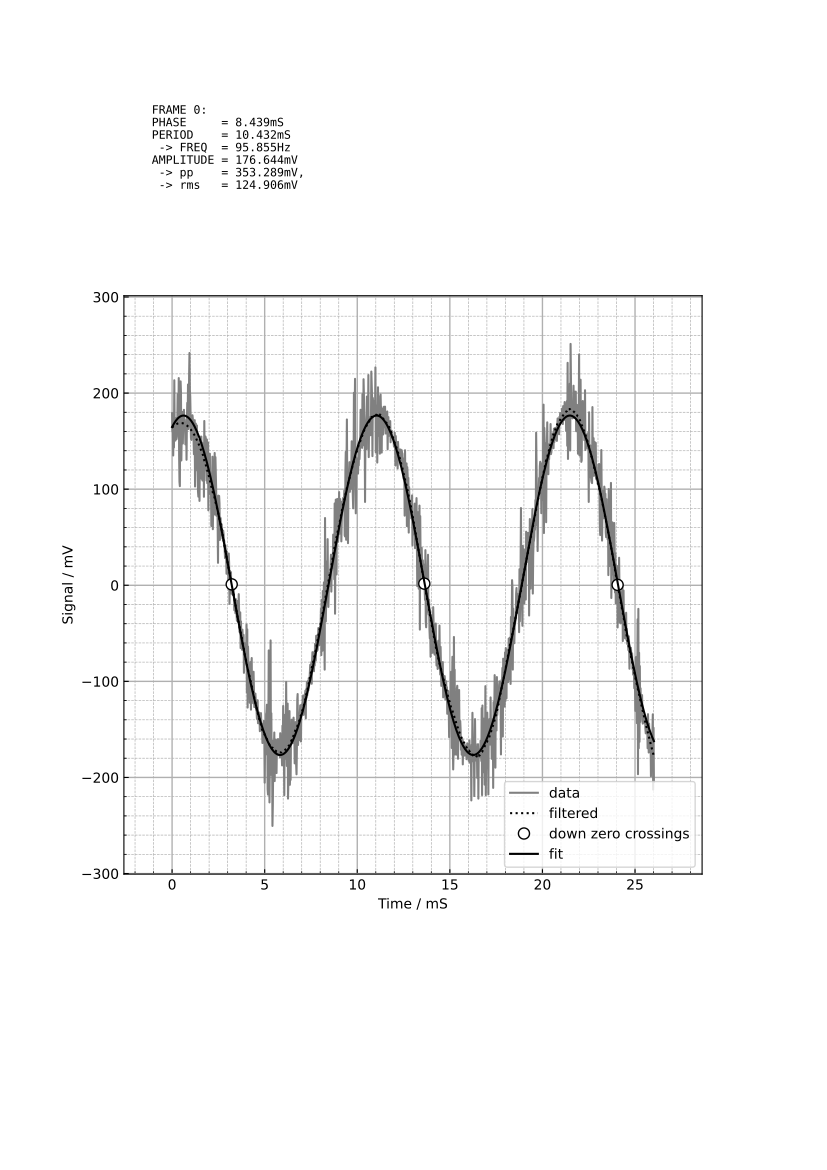

Write Python code to recreate this figure.
#!/usr/bin/python3
# file: script.py
# author: Roch Schanen
# date: 2024 06 21
# content:
# repository:

# from package: "https://scipy.org/"
from scipy.optimize import curve_fit as fit

# from local modules
from figlib import Document, stdFig, headerText, fEng
from ielib import displayFileSize, importCSV
from numpy import zeros, mean

#####################################################################
#                                                     OPEN DOCUMENT #
#####################################################################

D = Document()
D.opendocument("./script.pdf")

#####################################################################
#                                              IMPORT FULL DATA SET #
#####################################################################

fp = {
    "large"     : "./Recording 3.csv",
    "small"     : "./Recording 0.csv",
    "medium"    : "./Recording 1.csv",
    }["large"]
displayFileSize(fp)
DATA = importCSV(fp)
# maximum vector length
DATA_PTS = DATA[:,0].size

#####################################################################
#                                                GENERAL PARAMETERS #
#####################################################################

# the time interval must be fixed
TIME_INTERVAL = DATA[1, 0] - DATA[0, 0]
# estimated signal frequency in Hertz
APPROX_FREQ   = 96
# compute an approximate two and a half time the period length
FRAME_LENGTH = int(2.50 / APPROX_FREQ / TIME_INTERVAL)
# display
print(f"""
interval = {fEng(TIME_INTERVAL)}S 
approximate frequency = {fEng(APPROX_FREQ)}Hz
frame 0 length = {fEng(FRAME_LENGTH)}
""")

# initialise frame index
FRAME_NUMBER = 0

#####################################################################
#                                                FRAME 0 PARAMETERS #
#####################################################################

wp, ww = 0, FRAME_LENGTH

# select data
T, X = DATA[wp:wp+ww, 0] - DATA[wp, 0], DATA[wp:wp+ww, 1]

#####################################################################
#                                                      PLOT FRAME 0 #
#####################################################################

# plot raw data
fg, ax = stdFig(
    f"FRAME{FRAME_NUMBER}",
    T, "S", "Time", 
    X, "V", "Signal")

#####################################################################
#                                                       FIT FRAME 0 #
#####################################################################

# define fitting function
def ff(t, p, w, h):
    from numpy import pi, sin
    x = 2*pi*(t-p)/w
    y = h*sin(x)
    return y
# compute running average to help find signal zeros using a
# Savitzky-Golay filter: second degree polynomial fit over
# a quarter of the period length. See documentation at
# "https://docs.scipy.org/doc/scipy/reference/...
# ...generated/scipy.signal.savgol_filter.html"
from scipy.signal import savgol_filter
# trial and error filters:
Y = savgol_filter(X, int(FRAME_LENGTH / 2.5 / 4), 2)
ax.plot(T*fg.scx, Y*fg.scy, ":k")
# find the down zero crossings
I = Y > 0
J = (I[:-1] & ~I[1:]).nonzero()[0]
ax.plot(T[J]*fg.scx, Y[J]*fg.scy,
    'ko', markerfacecolor = 'white', markersize = 8)
# collect the first two zeros only
i1, i2 = J[0], J[1]
# estimate the numbers of cylces in the data set
DATA_CYCLES = DATA_PTS // (i2-i1)
# compute pre-fitting parameters:
t1, t2 = T[i1], T[i2]       # time positions [S]
m1, m2 = min(Y), max(Y)     # signal extrema [V]
# centre position, period, and amplitude
P = [(t1+t2)/2.0, t2-t1, (m2-m1)/2]
# fit one single cycle
P, C = fit(ff, T, X, p0 = P)
ax.plot(T*fg.scx, ff(T, *P)*fg.scy, "-k")

#####################################################################
#                                                    EXPORT FRAME 0 #
#####################################################################

# extract parameters
p, w, h = P
# print header
def header():
    from numpy import sqrt
    return headerText(fg, f"""
    FRAME {FRAME_NUMBER}:
    PHASE     = {fEng(p)}S
    PERIOD    = {fEng(w)}S
     -> FREQ  = {fEng(1/w)}Hz
    AMPLITUDE = {fEng(h)}V
     -> pp    = {fEng(2*h)}V,
     -> rms   = {fEng(h/sqrt(2))}V
    """)
header()
# plot legends
ax.legend(["data", "filtered", "down zero crossings", "fit"])
# export results
D.exportfigure(f"FRAME{FRAME_NUMBER}")

#####################################################################
#                                                   LOOP PARAMETERS #
#####################################################################

# use 30 cycles to fit the signal (tweak-able)
FRAME_LENGTH = int(250 * w / TIME_INTERVAL)

# shift frame by half its length (tweak-able)
# the shift MUST BE a integer multiple of cycles (see comment below)
FRAME_SHIFT = 50

# approximate number of frames
FRAME_NUMBERS = int((DATA_PTS - FRAME_LENGTH)/FRAME_SHIFT)
print(f"number of frames = {FRAME_NUMBERS}")

# reserve memory
DATA_TIME = zeros(FRAME_NUMBERS)
DATA_PERIOD = zeros(FRAME_NUMBERS)
DATA_AMPLITUDE = zeros(FRAME_NUMBERS)

# pages to display
PAGES = [1, 10, 100]

while True:

    #################################################################
    #                                       UPDATE FRAME PARAMETERS #
    #################################################################

    # fixed frame length
    ww = FRAME_LENGTH
    # shift by five periods
    wp += int(FRAME_SHIFT * w / TIME_INTERVAL)
    # a motivation to shift by an integer multiple of cycles is that
    # it allows to use the previous fit results as the starting
    # parameters for the next one.

    # safe break (no enough data)
    if wp+ww > DATA_PTS : break

    # increment frame number
    FRAME_NUMBER += 1

    # select data
    T, X = DATA[wp:wp+ww, 0] - DATA[wp, 0], DATA[wp:wp+ww, 1]

    #################################################################
    #                                                    PLOT FRAME #
    #################################################################

    if FRAME_NUMBER in PAGES:
        # plot raw data
        fg, ax = stdFig(
            f"FRAME{FRAME_NUMBER}",
            T, "S", "Time", 
            X, "V", "Signal")

    #################################################################
    #                                                     FIT FRAME #
    #################################################################

    # fit frame
    P, C = fit(ff, T, X, p0 = P)
    if FRAME_NUMBER in PAGES:
        ax.plot(T*fg.scx, ff(T, *P)*fg.scy, "-k")

    #################################################################
    #                                                  EXPORT FRAME #
    #################################################################

    # extract parameters and export
    p, w, h = P
    if FRAME_NUMBER in PAGES:
        header()
        # plot legends
        ax.legend(["data", "fit"])
        # export results
        D.exportfigure(f"FRAME{FRAME_NUMBER}")

    #################################################################
    #                                                RECORD RESULTS #
    #################################################################

    # average time of the data fitted in seconds
    DATA_TIME[FRAME_NUMBER-1] = DATA[wp, 0] + mean(T)
    # period in seconds
    DATA_PERIOD[FRAME_NUMBER-1] = w
    # signal in volts
    DATA_AMPLITUDE[FRAME_NUMBER-1] = h

    #################################################################
    #                                                      END LOOP #
    #################################################################

    if FRAME_NUMBER == FRAME_NUMBERS: break

# export results
from numpy import savez
savez("./results.npz",
    DATA_TIME = DATA_TIME[:FRAME_NUMBER],
    DATA_AMPLITUDE = DATA_AMPLITUDE[:FRAME_NUMBER],
    DATA_PERIOD = DATA_PERIOD[:FRAME_NUMBER],    
    )

#####################################################################
#                                                              DONE #
#####################################################################

D.closedocument()
